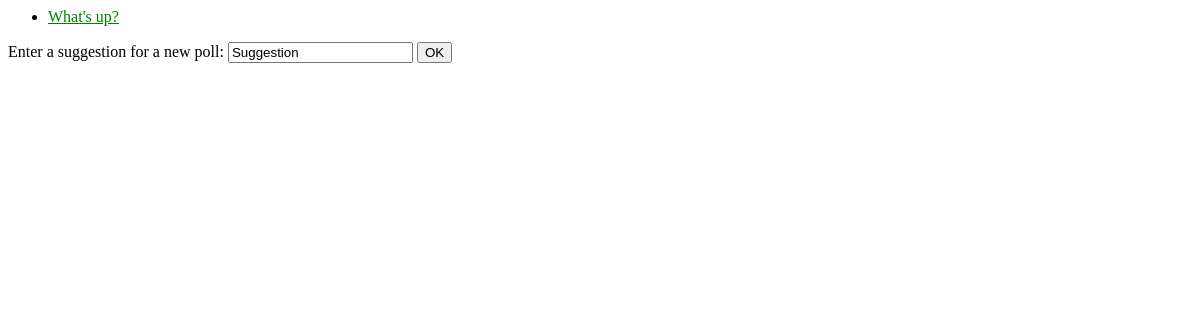
/polls/, run on an earlier commit of the app's database.
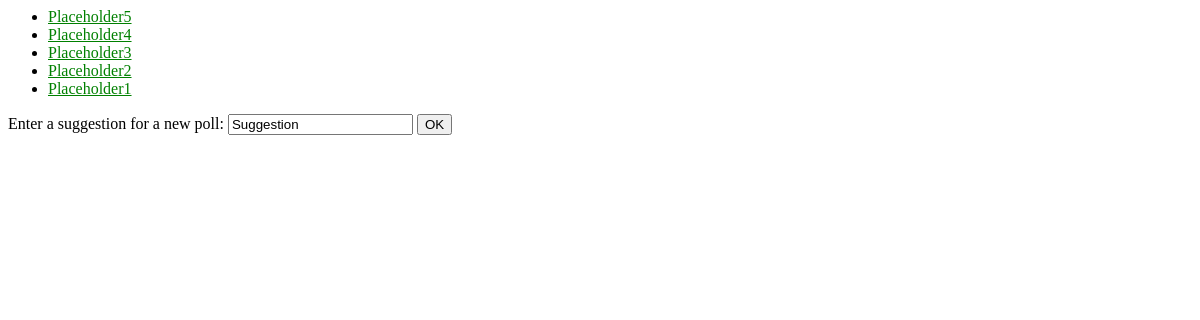
And on a later commit of the database.
### polls/models.py (models this page shows, shortened)
class Question(models.Model):
    question_text = models.CharField(max_length=200)
    pub_date = models.DateTimeField('date published')
    def was_published_recently(self):
        now = timezone.now()
        return now - datetime.timedelta(days=1) <= self.pub_date <= now
    was_published_recently.admin_order_field = 'pub_date'
    was_published_recently.boolean = True
    was_published_recently.short_description = 'Published recently?'

### polls/views.py (the view)
# urls.py: path('', views.IndexView.as_view(), name='index'),
class IndexView(generic.ListView):
    template_name = 'polls/index.html'
    context_object_name = 'latest_question_list'
    def get_queryset(self):
        return Question.objects.filter(
            pub_date__lte=timezone.now()
        ).order_by('-pub_date')[:5]

### polls/templates/polls/index.html (shortened to what this page needs)
{% load static %}
<link rel="stylesheet" type="text/css" href="{% static 'polls/style.css' %}">
{% if latest_question_list %}
    <ul>
    {% for question in latest_question_list %}
    <li><a href="{% url 'polls:detail' question.id %}">{{ question.question_text }}</a></li>
    {% endfor %}
    </ul>
{% else %}
    <p>No polls are available.</p>
{% endif %}
<form action="/polls/suggestions/" method="post">
    <label for="suggestion_text">Enter a suggestion for a new poll: </label>
    <input id="suggestion_text" type="text" name="suggestion_text" value="Suggestion">
    <input type="submit" value="OK">
</form>

### polls/static/polls/style.css (style rules this page uses)
li a { color: green; }

What changed in the data, as far as the page shows it:
no longer on this page (row unchanged): Question: question_text "What's up?"
added Question: question_text "Placeholder5"
added Question: question_text "Placeholder4"
added Question: question_text "Placeholder3"
added Question: question_text "Placeholder2"
added Question: question_text "Placeholder1"
